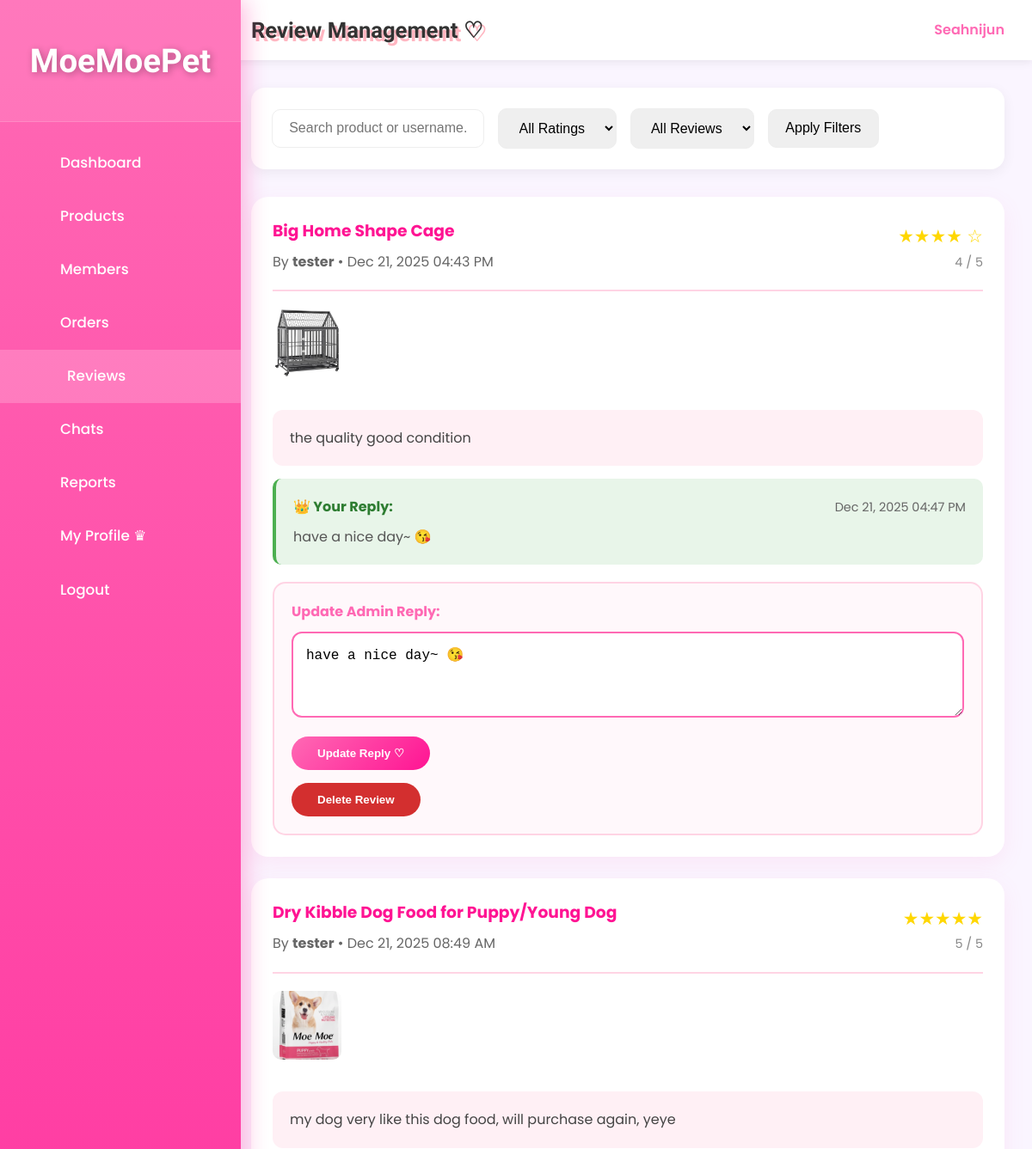
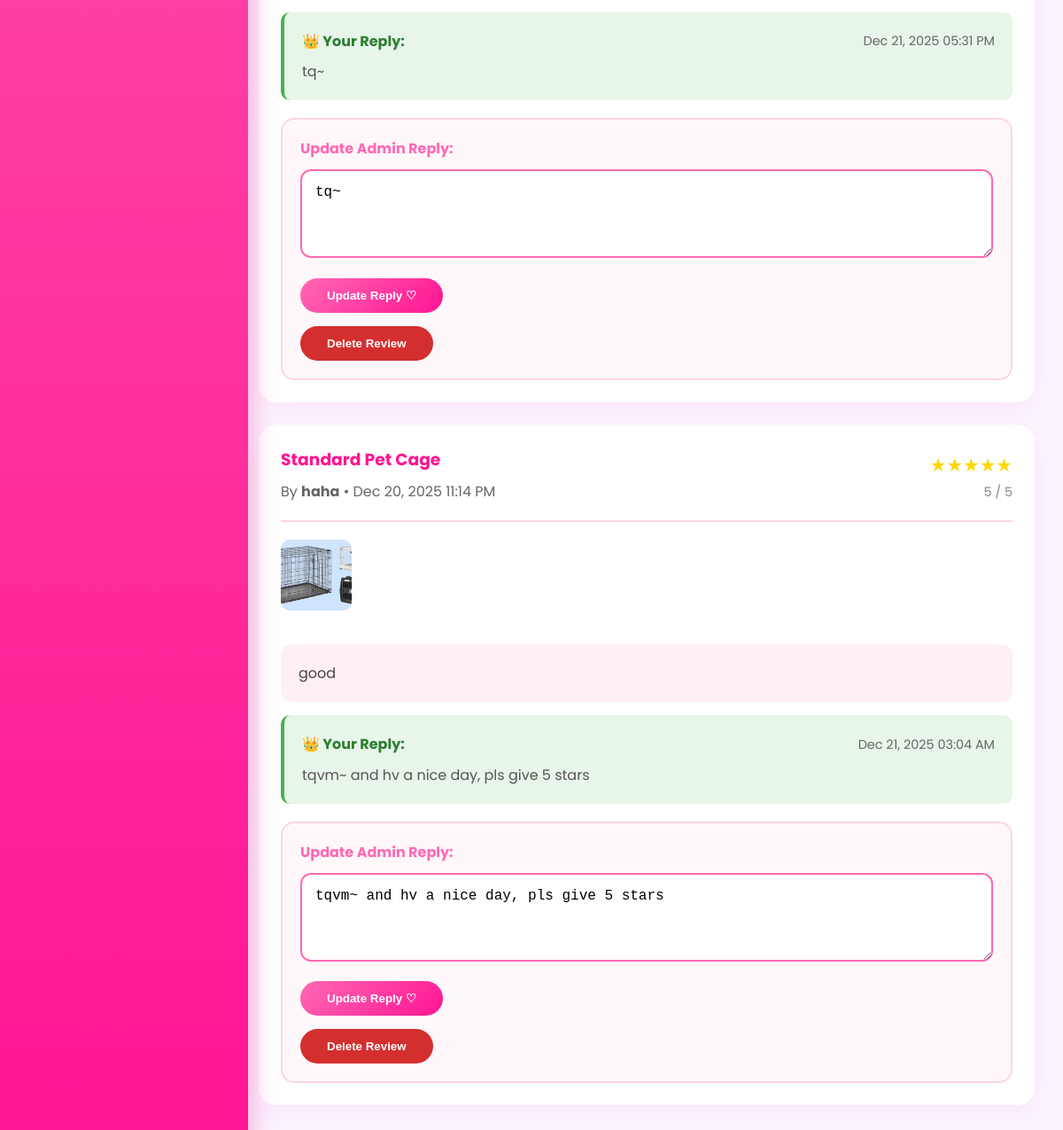
The app's page /admin/review_list.php (signed in) with its own data (2 pictures, top to bottom).
### tables this page shows
CREATE TABLE `product_reviews` (
  `review_id` int(11) NOT NULL,
  `product_id` int(11) NOT NULL,
  `user_id` int(11) NOT NULL,
  `order_id` int(11) NOT NULL,
  `rating` tinyint(1) NOT NULL CHECK (`rating` >= 1 and `rating` <= 5),
  `review_text` text DEFAULT NULL,
  `review_date` datetime NOT NULL DEFAULT current_timestamp(),
  `updated_at` datetime DEFAULT NULL ON UPDATE current_timestamp(),
  `is_verified_purchase` tinyint(1) DEFAULT 1,
  `admin_reply` text DEFAULT NULL,
  `admin_reply_date` datetime DEFAULT NULL
);

CREATE TABLE `product` (
  `product_id` int(11) NOT NULL,
  `product_code` varchar(20) NOT NULL,
  `product_name` varchar(200) NOT NULL,
  `description` text DEFAULT NULL,
  `price` decimal(10,2) NOT NULL,
  `stock_quantity` int(11) DEFAULT 0,
  `category_id` int(11) NOT NULL,
  `is_active` tinyint(1) DEFAULT 1,
  `created_at` datetime DEFAULT current_timestamp(),
  `updated_at` datetime DEFAULT current_timestamp() ON UPDATE current_timestamp(),
  `photo_name` varchar(255) NOT NULL,
  `average_rating` decimal(3,2) DEFAULT 0.00,
  `review_count` int(11) DEFAULT 0
);

CREATE TABLE `users` (
  `id` int(11) NOT NULL,
  `username` varchar(50) NOT NULL,
  `email` varchar(100) NOT NULL,
  `phone` varchar(20) NOT NULL,
  `home_address` varchar(255) NOT NULL,
  `password` varchar(255) NOT NULL,
  `reset_token` varchar(255) DEFAULT NULL,
  `reset_token_expiry` datetime DEFAULT NULL,
  `role` enum('member','admin') NOT NULL DEFAULT 'member',
  `created_at` datetime DEFAULT current_timestamp(),
  `profile_pic` varchar(255) DEFAULT NULL,
  `locked` tinyint(1) DEFAULT 0,
  `lock_reason` varchar(255) DEFAULT NULL,
  `locked_at` datetime DEFAULT NULL
);

### _base.php (called while the page is built, shortened)
<?php
function encode($value) {
    return htmlentities($value);
}
?>

### admin/review_list.php (the view, shortened to what this page needs)
<?php
require '../_base.php';
$page = max(1, (int)($_GET['page'] ?? 1));
$limit = 10;
$offset = ($page - 1) * $limit;
$filter_rating = $_GET['rating'] ?? 'all';
$filter_replied = $_GET['replied'] ?? 'all';
$search = trim($_GET['search'] ?? '');
$where = 'WHERE 1=1';
$params = [];
$sql = "
    SELECT r.*, p.product_name, p.photo_name, u.username
    FROM product_reviews r
    JOIN product p ON r.product_id = p.product_id
    JOIN users u ON r.user_id = u.id
    $where
    ORDER BY r.review_date DESC
    LIMIT $limit OFFSET $offset
";
$stmt = $_db->prepare($sql);
$stmt->execute($params);
$reviews = $stmt->fetchAll();
?>
<!DOCTYPE html>
<html lang="en">
<head>
    <link rel="stylesheet" href="/css/app.css">
</head>
<body>
<div class="admin-layout">
    <aside class="admin-sidebar">
        <div class="logo"><h2>MoeMoePet</h2></div>
        <ul>
            <li><a href="/admin.php"><i class="fas fa-tachometer-alt"></i> Dashboard</a></li>
            <li><a href="/admin/product_list.php"><i class="fas fa-box"></i> Products</a></li>
            <li><a href="/admin/member_list.php"><i class="fas fa-users"></i> Members</a></li>
            <li><a href="/admin/order_list.php"><i class="fas fa-shopping-cart"></i> Orders</a></li>
            <li><a href="/admin/review_list.php" class="active"><i class="fas fa-star"></i> Reviews</a></li>
            <li><a href="/admin/chat_list.php"><i class="fas fa-comments"></i> Chats</a></li>
            <li><a href="/admin/report.php"><i class="fas fa-chart-bar"></i> Reports</a></li>
            <li><a href="/admin/profile.php"><i class="fas fa-user-cog"></i> My Profile ♛</a></li>
            <li><a href="/logout.php"><i class="fas fa-sign-out-alt"></i> Logout</a></li>
        </ul>
    </aside>
    <main class="admin-main">
        <header class="admin-header">
            <h1>Review Management ♡</h1>
            <div class="admin-user">
                <span><?= encode($_SESSION['user']) ?></span>
            </div>
        </header>
        <div class="toolbar">
            <input type="text" name="search" placeholder="Search product or username..." value="<?= encode($search) ?>">
            <select name="rating">
                <option value="all" <?= $filter_rating === 'all' ? 'selected' : '' ?>>All Ratings</option>
            </select>
            <select name="replied">
                <option value="all" <?= $filter_replied === 'all' ? 'selected' : '' ?>>All Reviews</option>
            </select>
            <button onclick="applyFilters()">Apply Filters</button>
        </div>
        <div style="margin-top: 30px;">
            <?php if (empty($reviews)): ?>
                <div style="text-align: center; padding: 80px; color: #999;">
                    <div style="font-size: 5rem; margin-bottom: 20px;">💭</div>
                    <p style="font-size: 1.3rem;">No reviews found~</p>
                </div>
            <?php else: ?>
                <?php foreach ($reviews as $review): ?>
                <div class="review-card">
                    <div class="review-header">
                        <div>
                            <h3 style="color: #ff1493; margin: 0 0 8px 0;"><?= encode($review->product_name) ?></h3>
                            <p style="margin: 5px 0; color: #666;">
                                By <strong><?= encode($review->username) ?></strong> •
                                <?= date('M d, Y h:i A', strtotime($review->review_date)) ?>
                            </p>
                        </div>
                        <div style="text-align: right;">
                            <div class="stars">
                                <?php for ($i = 0; $i < $review->rating; $i++) echo '★'; ?>
                                <?php for ($i = $review->rating; $i < 5; $i++) echo '☆'; ?>
                            </div>
                            <span style="color: #888; font-size: 0.9rem;">
                                <?= $review->rating ?> / 5
                            </span>
                        </div>
                    </div>
                    <?php if ($review->photo_name): ?>
                        <img src="/admin/uploads/products/<?= encode($review->photo_name) ?>"
                             style="width: 80px; height: 80px; object-fit: cover; border-radius: 10px; margin-bottom: 15px;">
                    <?php endif; ?>
                    <?php if ($review->review_text): ?>
                        <div style="background: #fff0f5; padding: 20px; border-radius: 12px; margin: 15px 0; line-height: 1.6;">
                            <?= nl2br(encode($review->review_text)) ?>
                        </div>
                    <?php else: ?>
                        <p style="color: #999; font-style: italic;">No review text provided</p>
                    <?php endif; ?>
                    <?php if ($review->admin_reply): ?>
                        <div class="admin-reply-box">
                            <div style="display: flex; justify-content: space-between; align-items: center; margin-bottom: 10px;">
                                <strong style="color: #2e7d32;">👑 Your Reply:</strong>
                                <span style="color: #666; font-size: 0.9rem;">
                                    <?= date('M d, Y h:i A', strtotime($review->admin_reply_date)) ?>
                                </span>
                            </div>
                            <p style="margin: 0; color: #555; line-height: 1.5;">
                                <?= nl2br(encode($review->admin_reply)) ?>
                            </p>
                        </div>
                    <?php endif; ?>
                    <div class="reply-form">
                        <form method="post">
                            <label style="display: block; font-weight: bold; color: #ff69b4; margin-bottom: 10px;">
                                <?= $review->admin_reply ? 'Update' : 'Add' ?> Admin Reply:
                            </label>
                            <textarea name="admin_reply" placeholder="Write your reply to this review... ♡"><?= encode($review->admin_reply ?? '') ?></textarea>
                            <div style="margin-top: 15px;">
                                <button type="submit"
                                    style="padding: 12px 30px; background: linear-gradient(135deg, #ff69b4, #ff1493); color: white; border: none; border-radius: 25px; font-weight: bold; cursor: pointer;">
                                <?= $review->admin_reply ? 'Update Reply' : 'Post Reply' ?> ♡
                                </button>
                            </div>
                        </form>
                        <form method="post" style="margin-top: 15px;"
                                onsubmit="return confirm('Delete this review permanently? This cannot be undone!');">
                            <button type="submit"
                                    style="padding: 12px 30px; background: #d32f2f; color: white; border: none; border-radius: 25px; font-weight: bold; cursor: pointer;">
                                Delete Review
                            </button>
                        </form>
                    </div>
                </div>
                <?php endforeach; ?>
            <?php endif; ?>
        </div>
    </main>
</div>
</body>
</html>

### admin/review_list.php (style rules this page uses)
.review-card { background: white; border-radius: 20px; padding: 25px; margin-bottom: 25px; box-shadow: 0 8px 25px rgba(255,105,180,0.1); }
.review-header { display: flex; justify-content: space-between; align-items: center; margin-bottom: 20px; padding-bottom: 15px; border-bottom: 2px solid #ffd4e4; }
.stars { color: #ffd700; font-size: 1.3rem; }
.reply-form { margin-top: 20px; padding: 20px; background: #fff8fb; border-radius: 15px; border: 2px solid #ffd4e4; }
.reply-form textarea { width: 100%; padding: 15px; border: 2px solid #ff69b4; border-radius: 12px; font-size: 1rem; resize: vertical; min-height: 100px; }
.admin-reply-box { margin-top: 15px; padding: 20px; background: #e8f5e9; border-left: 4px solid #4caf50; border-radius: 10px; }

### records on screen
product_reviews: product.product_name "Big Home Shape Cage", user.username "tester", review_date "Dec 21, 2025 04:43 PM", rating "4", product.photo_name (picture), review_text "the quality good condition", admin_reply_date "Dec 21, 2025 04:47 PM", admin_reply "have a nice day~ 😘", shows "Update", shows "Update Reply"
product_reviews: product.product_name "Dry Kibble Dog Food for Puppy/Young Dog", user.username "tester", review_date "Dec 21, 2025 08:49 AM", rating "5", product.photo_name (picture), review_text "my dog very like this dog food, will purchase again, yeye", admin_reply_date "Dec 21, 2025 05:31 PM", admin_reply "tq~", shows "Update", shows "Update Reply"
product_reviews: product.product_name "Standard Pet Cage", user.username "haha", review_date "Dec 20, 2025 11:14 PM", rating "5", product.photo_name (picture), review_text "good", admin_reply_date "Dec 21, 2025 03:04 AM", admin_reply "tqvm~ and hv a nice day, pls give 5 stars", shows "Update", shows "Update Reply"

### other values on screen
encode($_SESSION['user']) "Seahnijun"
